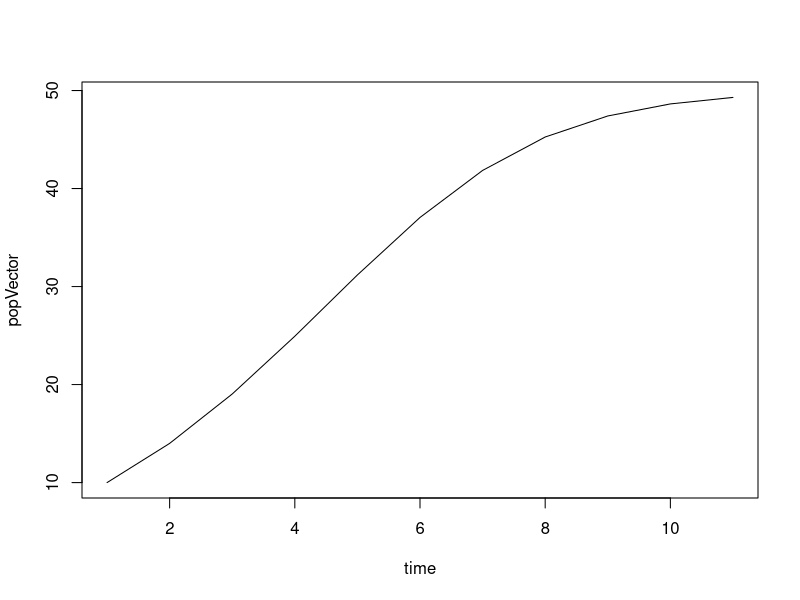

Write the R code that produced this figure.
# plot from Lab 2 exercise 6

R <- 0.5
#This creates a vector with 11 0's in it. We need 11 spots since we are
# calculating 10 years of growth plus an initial condition.
popVector <- rep(0,11)

popVector[1] <- 10 #Setting our initial number of sheep

for (year in seq(1,10)) {
  
  popVector[year+1] <- popVector[year] + R*popVector[year]*(1 - popVector[year]/50)
}

plot(popVector, type = "l", xlab = "time")
